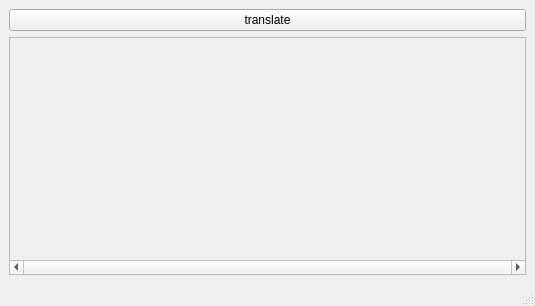
<?xml version="1.0" encoding="UTF-8"?>
<ui version="4.0">
 <class>MainWindow</class>
 <widget class="QMainWindow" name="MainWindow">
  <property name="geometry">
   <rect>
    <x>0</x>
    <y>0</y>
    <width>535</width>
    <height>306</height>
   </rect>
  </property>
  <property name="windowTitle">
   <string>MainWindow</string>
  </property>
  <widget class="QWidget" name="centralwidget">
   <layout class="QVBoxLayout" name="verticalLayout">
    <item>
     <widget class="QPushButton" name="pushButton">
      <property name="contextMenuPolicy">
       <enum>Qt::CustomContextMenu</enum>
      </property>
      <property name="text">
       <string>translate</string>
      </property>
     </widget>
    </item>
    <item>
     <widget class="QScrollArea" name="scrollArea">
      <property name="verticalScrollBarPolicy">
       <enum>Qt::ScrollBarAsNeeded</enum>
      </property>
      <property name="horizontalScrollBarPolicy">
       <enum>Qt::ScrollBarAlwaysOn</enum>
      </property>
      <property name="widgetResizable">
       <bool>true</bool>
      </property>
      <widget class="QWidget" name="scrollAreaWidgetContents">
       <property name="geometry">
        <rect>
         <x>0</x>
         <y>0</y>
         <width>515</width>
         <height>197</height>
        </rect>
       </property>
       <layout class="QHBoxLayout" name="horizontalLayout_2">
        <item>
         <widget class="QLabel" name="label">
          <property name="text">
           <string/>
          </property>
         </widget>
        </item>
       </layout>
      </widget>
     </widget>
    </item>
   </layout>
  </widget>
  <widget class="QMenuBar" name="menubar">
   <property name="geometry">
    <rect>
     <x>0</x>
     <y>0</y>
     <width>535</width>
     <height>22</height>
    </rect>
   </property>
  </widget>
  <widget class="QStatusBar" name="statusbar"/>
 </widget>
 <resources/>
 <connections/>
</ui>
